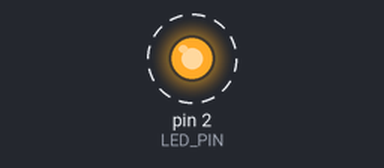
This sketch was run on a simulated Arduino Uno, built with avr-gcc and run on an emulated ATmega328P. Shown: output pins drawn as LEDs (lit = HIGH). Dashed ring = blinking. What the sketch prints to the serial monitor is not drawn.

Above: at 0.5 s.
Timing chart, 0 to 4.6 s (numbered marks = the images above):
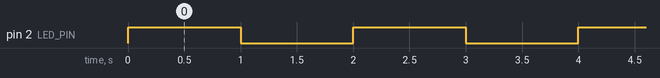

Measured:
- by itself, pin 2 (LED_PIN): alternates HIGH for 1.0 s and LOW for 1.0 s

The sketch:

blink.ino
```cpp
const int LED_PIN = 2;

void setup() {
  Serial.begin(115200);
  pinMode(LED_PIN, OUTPUT);
  Serial.println("porter: blink sketch running");
}

void loop() {
  digitalWrite(LED_PIN, HIGH);
  delay(1000);
  digitalWrite(LED_PIN, LOW);
  delay(1000);

  Serial.println("tick");
}
```
